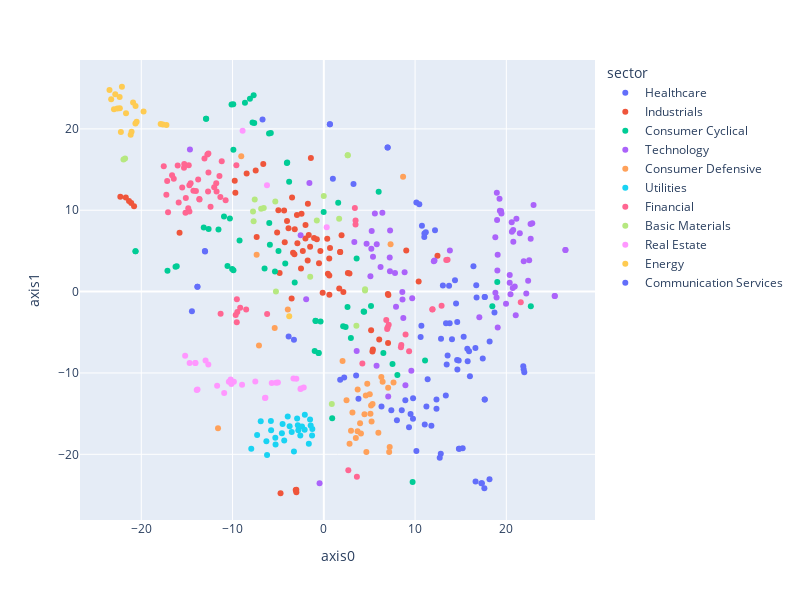

The notebook cell saved with this chart:
### Code cell
feats_tsne = TSNE(n_components=2).fit_transform(df.drop(['sector'], axis=1))
df_tsne = pd.DataFrame({'axis0':feats_tsne[:, 0],'axis1':feats_tsne[:, 1],'sector':df['sector']})

fig = px.scatter(df_tsne, x = 'axis0', y = 'axis1', color="sector", width=800, height=600)
fig.show()
